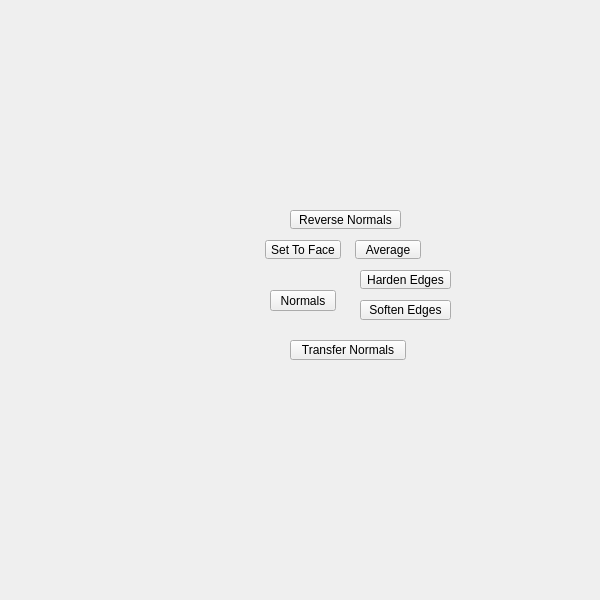
<?xml version="1.0" encoding="UTF-8"?>
<ui version="4.0">
 <class>QtUi</class>
 <widget class="QMainWindow" name="QtUi">
  <property name="enabled">
   <bool>true</bool>
  </property>
  <property name="geometry">
   <rect>
    <x>0</x>
    <y>0</y>
    <width>600</width>
    <height>600</height>
   </rect>
  </property>
  <property name="sizePolicy">
   <sizepolicy hsizetype="Ignored" vsizetype="Ignored">
    <horstretch>0</horstretch>
    <verstretch>0</verstretch>
   </sizepolicy>
  </property>
  <property name="minimumSize">
   <size>
    <width>0</width>
    <height>0</height>
   </size>
  </property>
  <property name="maximumSize">
   <size>
    <width>600</width>
    <height>600</height>
   </size>
  </property>
  <property name="cursor">
   <cursorShape>ArrowCursor</cursorShape>
  </property>
  <property name="windowTitle">
   <string>Toolkit</string>
  </property>
  <property name="whatsThis">
   <string>main</string>
  </property>
  <property name="toolButtonStyle">
   <enum>Qt::ToolButtonIconOnly</enum>
  </property>
  <property name="tabShape">
   <enum>QTabWidget::Triangular</enum>
  </property>
  <property name="dockNestingEnabled">
   <bool>true</bool>
  </property>
  <property name="dockOptions">
   <set>QMainWindow::AllowNestedDocks|QMainWindow::AllowTabbedDocks|QMainWindow::AnimatedDocks|QMainWindow::ForceTabbedDocks</set>
  </property>
  <widget class="QWidget" name="mainWindow">
   <property name="sizePolicy">
    <sizepolicy hsizetype="Ignored" vsizetype="Ignored">
     <horstretch>0</horstretch>
     <verstretch>0</verstretch>
    </sizepolicy>
   </property>
   <widget class="QPushButton" name="i005">
    <property name="geometry">
     <rect>
      <x>270</x>
      <y>290</y>
      <width>66</width>
      <height>21</height>
     </rect>
    </property>
    <property name="minimumSize">
     <size>
      <width>0</width>
      <height>21</height>
     </size>
    </property>
    <property name="maximumSize">
     <size>
      <width>16777215</width>
      <height>21</height>
     </size>
    </property>
    <property name="whatsThis">
     <string>normals</string>
    </property>
    <property name="text">
     <string>Normals</string>
    </property>
   </widget>
   <widget class="PushButton" name="tb001">
    <property name="enabled">
     <bool>true</bool>
    </property>
    <property name="geometry">
     <rect>
      <x>360</x>
      <y>270</y>
      <width>91</width>
      <height>19</height>
     </rect>
    </property>
    <property name="maximumSize">
     <size>
      <width>999</width>
      <height>19</height>
     </size>
    </property>
    <property name="toolTip">
     <string>Harden all creased edges on the selected object.</string>
    </property>
    <property name="text">
     <string>Harden Edges</string>
    </property>
    <property name="iconSize">
     <size>
      <width>18</width>
      <height>18</height>
     </size>
    </property>
   </widget>
   <widget class="QPushButton" name="b010">
    <property name="enabled">
     <bool>true</bool>
    </property>
    <property name="geometry">
     <rect>
      <x>290</x>
      <y>210</y>
      <width>111</width>
      <height>19</height>
     </rect>
    </property>
    <property name="maximumSize">
     <size>
      <width>999</width>
      <height>19</height>
     </size>
    </property>
    <property name="toolTip">
     <string>Reverse Selected Normals</string>
    </property>
    <property name="text">
     <string>Reverse Normals</string>
    </property>
    <property name="iconSize">
     <size>
      <width>18</width>
      <height>18</height>
     </size>
    </property>
   </widget>
   <widget class="QPushButton" name="b006">
    <property name="enabled">
     <bool>true</bool>
    </property>
    <property name="geometry">
     <rect>
      <x>265</x>
      <y>240</y>
      <width>76</width>
      <height>19</height>
     </rect>
    </property>
    <property name="maximumSize">
     <size>
      <width>999</width>
      <height>19</height>
     </size>
    </property>
    <property name="toolTip">
     <string>Set Normals to face</string>
    </property>
    <property name="text">
     <string>Set To Face</string>
    </property>
    <property name="iconSize">
     <size>
      <width>18</width>
      <height>18</height>
     </size>
    </property>
   </widget>
   <widget class="PushButton" name="tb004">
    <property name="enabled">
     <bool>true</bool>
    </property>
    <property name="geometry">
     <rect>
      <x>355</x>
      <y>240</y>
      <width>66</width>
      <height>19</height>
     </rect>
    </property>
    <property name="minimumSize">
     <size>
      <width>0</width>
      <height>0</height>
     </size>
    </property>
    <property name="maximumSize">
     <size>
      <width>999</width>
      <height>19</height>
     </size>
    </property>
    <property name="toolTip">
     <string>Average Edge Normals</string>
    </property>
    <property name="text">
     <string>Average</string>
    </property>
    <property name="iconSize">
     <size>
      <width>18</width>
      <height>18</height>
     </size>
    </property>
   </widget>
   <widget class="QPushButton" name="b001">
    <property name="enabled">
     <bool>true</bool>
    </property>
    <property name="geometry">
     <rect>
      <x>360</x>
      <y>300</y>
      <width>91</width>
      <height>20</height>
     </rect>
    </property>
    <property name="minimumSize">
     <size>
      <width>60</width>
      <height>20</height>
     </size>
    </property>
    <property name="maximumSize">
     <size>
      <width>999</width>
      <height>20</height>
     </size>
    </property>
    <property name="toolTip">
     <string>&lt;html&gt;&lt;head/&gt;&lt;body&gt;&lt;p&gt;&lt;span style=&quot; text-decoration: underline;&quot;&gt;Soften edge normals&lt;/span&gt;&lt;/p&gt;&lt;/body&gt;&lt;/html&gt;</string>
    </property>
    <property name="text">
     <string>Soften Edges</string>
    </property>
    <property name="iconSize">
     <size>
      <width>18</width>
      <height>18</height>
     </size>
    </property>
   </widget>
   <widget class="QPushButton" name="b002">
    <property name="enabled">
     <bool>true</bool>
    </property>
    <property name="geometry">
     <rect>
      <x>290</x>
      <y>340</y>
      <width>116</width>
      <height>20</height>
     </rect>
    </property>
    <property name="minimumSize">
     <size>
      <width>60</width>
      <height>20</height>
     </size>
    </property>
    <property name="maximumSize">
     <size>
      <width>999</width>
      <height>20</height>
     </size>
    </property>
    <property name="toolTip">
     <string>Transfer the normal information from the first selected object to all remaining.</string>
    </property>
    <property name="text">
     <string>Transfer Normals</string>
    </property>
    <property name="iconSize">
     <size>
      <width>18</width>
      <height>18</height>
     </size>
    </property>
   </widget>
  </widget>
 </widget>
 <customwidgets>
  <customwidget>
   <class>PushButton</class>
   <extends>QPushButton</extends>
   <header>widgets.pushbutton.h</header>
  </customwidget>
 </customwidgets>
 <resources/>
 <connections/>
 <designerdata>
  <property name="gridDeltaX">
   <number>5</number>
  </property>
  <property name="gridDeltaY">
   <number>10</number>
  </property>
  <property name="gridSnapX">
   <bool>true</bool>
  </property>
  <property name="gridSnapY">
   <bool>true</bool>
  </property>
  <property name="gridVisible">
   <bool>true</bool>
  </property>
 </designerdata>
</ui>
